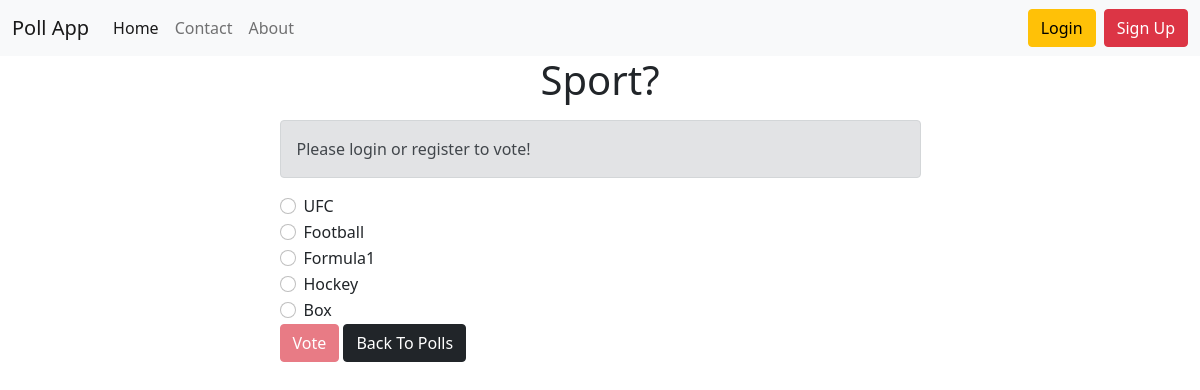
Page /detail/1/ on the committed database.
### poll_app/models.py (models this page shows, shortened)
class Question(models.Model):
    question_text = models.CharField(max_length=100)
    created_at = models.DateTimeField(auto_now_add=True)
    is_active = models.BooleanField(default=True)
    class Meta:
        ordering = ['-created_at']

class Choice(models.Model):
    choice_text = models.CharField(max_length=100)
    votes = models.IntegerField(default=0)
    question = models.ForeignKey(Question, on_delete=models.CASCADE)

### poll_app/views.py (the view)
# urls.py: path('detail/<int:pk>/', DetailView.as_view(), name='detail'),
class DetailView(generic.DetailView):
    model = Question
    template_name = 'poll_app/detail.html'

### poll_app/templates/poll_app/detail.html (shortened to what this page needs)
{% extends 'base.html' %}
{% block content %}
<h1 class="text-center mb-3">{{ question.question_text }}</h1>
<form action="{% url 'poll_app:vote' question.pk %}" method="post">
    {% if request.user.is_anonymous %}
    <div class="alert alert-secondary" role="alert">
        Please login or register to vote!
    </div>
    {% endif %}
    {% for choice in question.choice_set.all %}
    <div class="form-check">
        <input
                type="radio"
                name="choice"
                class="form-check-input"
                id="choice{{ forloop.counter }}"
                value="{{ choice.pk }}"
        />
        <label for="choice{{ forloop.counter }}">{{ choice.choice_text }}</label>
    </div>
    {% endfor %}
    {% if request.user.is_authenticated %}
    <input type="submit" value="Vote" class="btn btn-danger"/>
    <a class="btn btn-dark" href="{% url 'poll_app:home' %}">Back To Polls</a>
    {% else %}
    <input type="submit" value="Vote" class="btn btn-danger" disabled/>
    <a class="btn btn-dark" href="{% url 'poll_app:home' %}">Back To Polls</a>
    {% endif %}
</form>
{% endblock %}

### rows in the picture
Question: question_text "Sport?"
Choice: choice_text "UFC"
Choice: choice_text "Football"
Choice: choice_text "Formula1"
Choice: choice_text "Hockey"
Choice: choice_text "Box"
